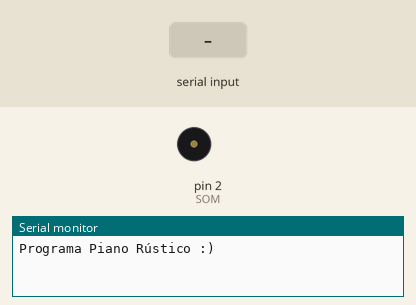
Bench run of a sketch on a simulated Arduino Uno, built with avr-gcc and run on an emulated ATmega328P. On the bench: buzzer (waves = sounding), the last lines printed to the serial monitor. The inputs (shaded band) are chosen by the test bench.

Above: at 2.2 s.
2.3 s: "c" received over Serial
At 3.5 s:
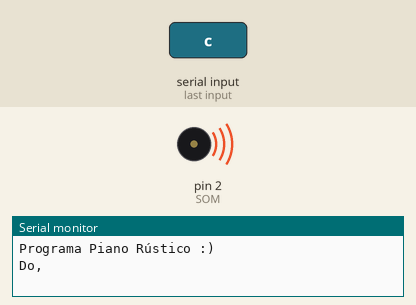
3.8 s: "o" received over Serial
At 4.8 s:
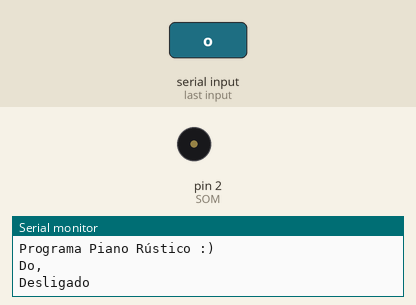
5.3 s: "d" received over Serial
At 5.9 s:
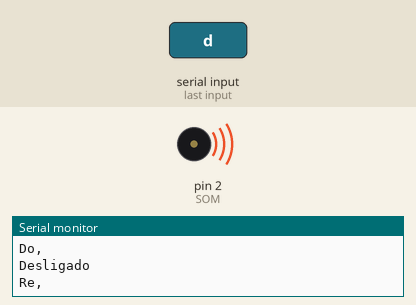
Timing chart, 0 to 8.3 s (numbered marks = the images above; inputs shaded):
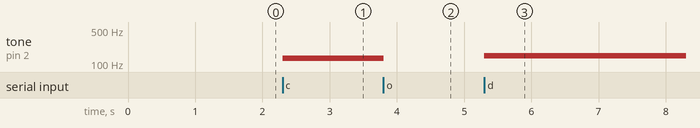

The sketch:

som.ino
```cpp
#define SOM 2
#define C 132
#define D 149
#define E 165
#define FA 176
#define G 198
#define A 220
#define B 248

byte nota;
byte counter = 0;
byte flag = 0;

void setup() {
  Serial.begin(9600);
  delay(1000);
  //define o pino 9 como saída
  pinMode(SOM, OUTPUT);
  Serial.println("Programa Piano Rústico :)");
  Serial.println();
}

void loop() {

  if (flag) {
    if (counter > 15) {
      Serial.println();
      counter = 0;
    }
    counter++;
    flag = 0;
  }
  if (Serial.available() > 0) {
    nota = Serial.read();
    switch (nota) {
      case 'c':
        tone(SOM, C);
        Serial.write("Do, ");
        flag = 1;
        break;
      case 'd':
        tone(SOM, D);
        Serial.write("Re, ");
        flag = 1;
        break;
      case 'e':
        tone(SOM, E);
        Serial.write("Mi, ");
        flag = 1;
        break;
      case 'f':
        tone(SOM, FA);
        Serial.write("Fa, ");
        flag = 1;
        break;
      case 'g':
        tone(SOM, G);
        Serial.write("Sol, ");
        flag = 1;
        break;
      case 'a':
        tone(SOM, A);
        Serial.write("La, ");
        flag = 1;
        break;
      case 'b':
        tone(SOM, B);
        Serial.write("Si, ");
        flag = 1;
        break;
      case 'o':
        noTone(SOM);
        Serial.println();
        Serial.write("Desligado");
        Serial.println();
        flag = 0;
        counter = 0;
        break;
    }
  }
}
```

Measured:
- after the input at 2.3 s, tone on pin 2 (SOM): silent → 132 Hz at once
- after the input at 3.8 s, tone on pin 2 (SOM): 132 Hz → silent at once
- after the input at 5.3 s, tone on pin 2 (SOM): silent → 149 Hz at once
